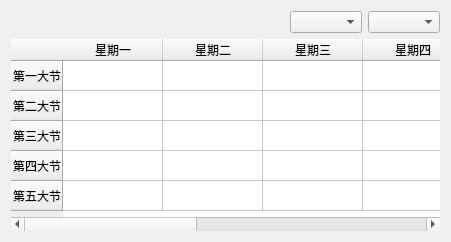
             <widget class="QWidget" name="tab1">
              <attribute name="title">
               <string>机房状态</string>
              </attribute>
              <layout class="QGridLayout" name="gridLayout_7">
               <item row="0" column="3">
                <widget class="QComboBox" name="weeknumberBox">
                 <property name="enabled">
                  <bool>true</bool>
                 </property>
                 <property name="mouseTracking">
                  <bool>false</bool>
                 </property>
                 <property name="editable">
                  <bool>false</bool>
                 </property>
                 <property name="currentText">
                  <string/>
                 </property>
                 <property name="currentIndex">
                  <number>-1</number>
                 </property>
                 <property name="maxCount">
                  <number>20</number>
                 </property>
                </widget>
               </item>
               <item row="1" column="0" colspan="4">
                <widget class="QTableWidget" name="labTable">
                 <property name="layoutDirection">
                  <enum>Qt::LeftToRight</enum>
                 </property>
                 <property name="frameShape">
                  <enum>QFrame::NoFrame</enum>
                 </property>
                 <property name="editTriggers">
                  <set>QAbstractItemView::NoEditTriggers</set>
                 </property>
                 <property name="rowCount">
                  <number>5</number>
                 </property>
                 <row>
                  <property name="text">
                   <string>第一大节</string>
                  </property>
                 </row>
                 <row>
                  <property name="text">
                   <string>第二大节</string>
                  </property>
                 </row>
                 <row>
                  <property name="text">
                   <string>第三大节</string>
                  </property>
                 </row>
                 <row>
                  <property name="text">
                   <string>第四大节</string>
                  </property>
                 </row>
                 <row>
                  <property name="text">
                   <string>第五大节</string>
                  </property>
                 </row>
                 <column>
                  <property name="text">
                   <string>星期一</string>
                  </property>
                 </column>
                 <column>
                  <property name="text">
                   <string>星期二</string>
                  </property>
                 </column>
                 <column>
                  <property name="text">
                   <string>星期三</string>
                  </property>
                 </column>
                 <column>
                  <property name="text">
                   <string>星期四</string>
                  </property>
                 </column>
                 <column>
                  <property name="text">
                   <string>星期五</string>
                  </property>
                 </column>
                 <column>
                  <property name="text">
                   <string>星期六</string>
                  </property>
                 </column>
                 <column>
                  <property name="text">
                   <string>星期天</string>
                  </property>
                 </column>
                </widget>
               </item>
               <item row="0" column="1">
                <spacer name="horizontalSpacer_9">
                 <property name="orientation">
                  <enum>Qt::Horizontal</enum>
                 </property>
                 <property name="sizeHint" stdset="0">
                  <size>
                   <width>267</width>
                   <height>17</height>
                  </size>
                 </property>
                </spacer>
               </item>
               <item row="0" column="2">
                <widget class="QComboBox" name="labkindBox">
                 <property name="enabled">
                  <bool>true</bool>
                 </property>
                 <property name="mouseTracking">
                  <bool>false</bool>
                 </property>
                 <property name="editable">
                  <bool>false</bool>
                 </property>
                 <property name="currentText">
                  <string/>
                 </property>
                 <property name="currentIndex">
                  <number>-1</number>
                 </property>
                 <property name="maxCount">
                  <number>20</number>
                 </property>
                </widget>
               </item>
              </layout>
             </widget>
